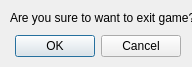
<?xml version="1.0" encoding="UTF-8"?>
<ui version="4.0">
 <class>ExitDialog</class>
 <widget class="QDialog" name="ExitDialog">
  <property name="geometry">
   <rect>
    <x>0</x>
    <y>0</y>
    <width>192</width>
    <height>67</height>
   </rect>
  </property>
  <property name="windowTitle">
   <string>Exit</string>
  </property>
  <widget class="QDialogButtonBox" name="buttonBox">
   <property name="geometry">
    <rect>
     <x>10</x>
     <y>30</y>
     <width>171</width>
     <height>32</height>
    </rect>
   </property>
   <property name="orientation">
    <enum>Qt::Horizontal</enum>
   </property>
   <property name="standardButtons">
    <set>QDialogButtonBox::Cancel|QDialogButtonBox::Ok</set>
   </property>
  </widget>
  <widget class="QLabel" name="label">
   <property name="geometry">
    <rect>
     <x>10</x>
     <y>10</y>
     <width>211</width>
     <height>16</height>
    </rect>
   </property>
   <property name="text">
    <string>Are you sure to want to exit game?</string>
   </property>
  </widget>
 </widget>
 <resources/>
 <connections>
  <connection>
   <sender>buttonBox</sender>
   <signal>accepted()</signal>
   <receiver>ExitDialog</receiver>
   <slot>accept()</slot>
   <hints>
    <hint type="sourcelabel">
     <x>248</x>
     <y>254</y>
    </hint>
    <hint type="destinationlabel">
     <x>157</x>
     <y>274</y>
    </hint>
   </hints>
  </connection>
  <connection>
   <sender>buttonBox</sender>
   <signal>rejected()</signal>
   <receiver>ExitDialog</receiver>
   <slot>reject()</slot>
   <hints>
    <hint type="sourcelabel">
     <x>316</x>
     <y>260</y>
    </hint>
    <hint type="destinationlabel">
     <x>286</x>
     <y>274</y>
    </hint>
   </hints>
  </connection>
 </connections>
</ui>
